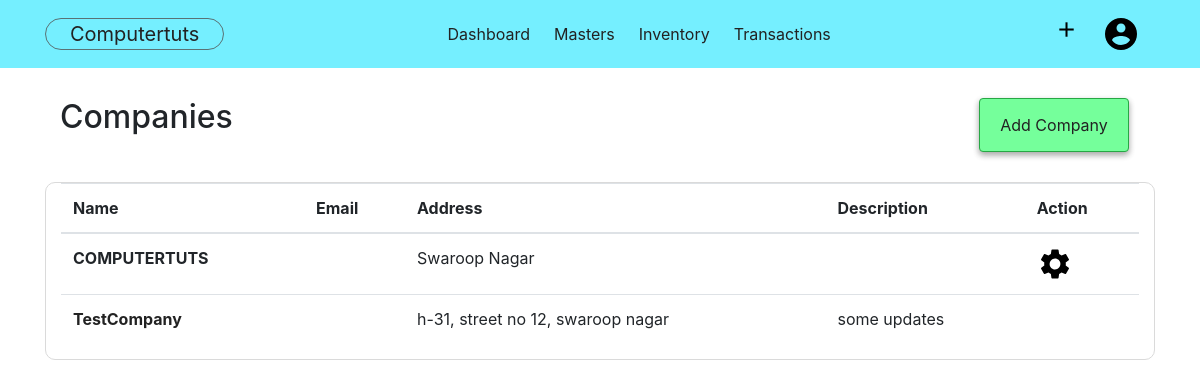
Page /company (signed in) on the earlier database version.
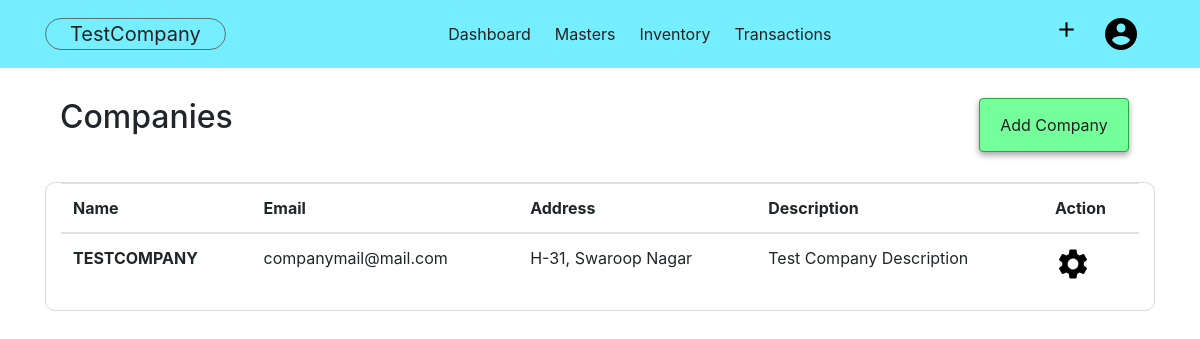
Same page on the later database version.
### acsystem/models.py (models this page shows)
class Company(db.Model):
    id = db.Column(db.Integer, primary_key=True)
    companyname = db.Column(db.String(80), unique=True, nullable=False)
    mailingname = db.Column(db.String(80), nullable = False)
    address = db.Column(db.String(100), nullable=False)
    country = db.Column(db.String(40), nullable=False)
    state = db.Column(db.String(40), nullable=False)
    pin = db.Column(db.Integer)
    email = db.Column(db.String(60))
    phoneno = db.Column(db.Integer)
    website = db.Column(db.String(60))
    datecreated = db.Column(db.DateTime, default = datetime.utcnow, nullable=False)
    financialyear = db.Column(db.DateTime, nullable=False)
    booksbegin = db.Column(db.DateTime, nullable=False)
    invoiceno = db.Column(db.Integer, default=0)
    gstno = db.Column(db.String(15))
    description = db.Column(db.Text)
    customers = db.relationship('Customer', backref='undercompany', lazy=True, cascade="all, delete-orphan")
    suppliers = db.relationship('Supplier', backref='undercompany', lazy=True, cascade="all, delete-orphan")
    groups = db.relationship('Group', backref='undercompany', lazy=True, cascade="all, delete-orphan")
    ledgers = db.relationship('Ledger', backref='undercompany', lazy=True, cascade="all, delete-orphan")
    productcategories = db.relationship('Productcategory', backref='undercompany', lazy=True, cascade="all, delete-orphan")
    products = db.relationship('Product', backref='undercompany', lazy=True, cascade="all, delete-orphan")
    units = db.relationship('Unit', backref='undercompany', lazy=True, cascade="all, delete-orphan")
    sale = db.relationship('Sales', backref='undercompany', lazy=True, cascade="all, delete-orphan")
    user_id = db.Column(db.Integer, db.ForeignKey('user.id', ondelete="CASCADE"), nullable=False)
    def __repr__(self):
        return f"Company('{self.companyname}', '{self.owner.first}')"

### acsystem/company/routes.py (the view)
@company.route("/company")
@login_required
def companies():
    companies = Company.query.filter_by(owner = current_user).order_by(Company.datecreated.desc())
    activecomp = Company.query.get(current_user.activecompany)
    return render_template("companytemplate/companies.html", title="Company", companies = companies, activecomp = activecomp)

### acsystem/models.py (called while the page is built)
@login_manager.user_loader
def load_user(user_id):
    return User.query.get(int(user_id))

### acsystem/templates/companytemplate/companies.html
{% extends "layout.html"%}
{% block content %}
<div class="container">
    <div class="container-fluid">
        <h2 class="float-left">Companies</h2>
        <ul class="nav justify-content-end">
            <li class="btn btn-success float-right">
                <a class="nav-link" href="{{ url_for('company.addcompany') }}">Add Company</a>
            </li>
        </ul>
    </div>
    <div class="container-fluid" style="border:1px solid rgb(218, 218, 218); border-radius:10px;">
        <table class="table table-hover">
            <thead>
                <tr>
                    <th scope="col">Name</th>
                    <th scope="col">Email</th>
                    <th scope="col">Address</th>
                    <th scope="col">Description</th>
                    <th scope="col">Action</th>
                </tr>
            </thead>
            <tbody>
                {% for company in companies %}
                <tr>
                    {% if company.id != activecomp.id %}
                    <th scope="row"> <a href="{{url_for('company.activatecompany', compid= company.id) }}"
                            style="color:rgb(41, 41, 41); display:block;">{{company.companyname }}</a> </th>
                    <td>{{ company.email }}</td>
                    <td>{{ company.address }}</td>
                    <td>{{ company.description }}</td>
                    <td></td>
                    {% else %}
                    <th scope="row" style="text-transform:uppercase;"> {{company.companyname }}</th>
                    <td>{{ company.email }}</td>
                    <td>{{ company.address }}</td>
                    <td>{{ company.description }}</td>
                    <td>
                        <a href="{{ url_for('company.showcompany', compid = company.id) }}">
                            <img src="{{ url_for('static',filename='images/setting.png') }}" alt="Setting">
                        </a>
                    </td>
                </tr>
                {% endif %}
                {% endfor %}
            </tbody>
        </table>
    </div>
</div>
{% endblock content %}

### acsystem/templates/layout.html (shortened to what this page needs)
{% extends "header.html" %}
{% block body %}
<nav class="navbar navbar-expand-lg">
    <div class="container">
        <ul class="navbar-nav">
            <li>
                {% if activecomp %}
                <a class="navbar-brand" href="{{ url_for('company.companies') }}">{{ activecomp.companyname }} </a>
                {% else %}
                <a class="navbar-brand" href="{{ url_for('company.companies') }}">Select Company </a>
                {% endif %}
            </li>
        </ul>
        <ul class="navbar-nav">
            <li class="nav-item">
                <a class="nav-link" href="{{ url_for('users.dashboard')}}">Dashboard</a>
            </li>
            <li class="nav-item dropdown">
                <a class="nav-link dropdown-toggle" href="#" id="drop1" data-toggle="dropdown">
                    Masters
                </a>
            </li>
            <li class="nav-item dropdown">
                <a class="nav-link dropdown-toggle" href="#" id="drop2" data-toggle="dropdown">
                    Inventory
                </a>
            </li>
            <li class="nav-item dropdown">
                <a class="nav-link dropdown-toggle" href="#" id="drop2" data-toggle="dropdown">
                    Transactions
                </a>
            </li>
        </ul>
        <ul class="navbar-nav">
            <li class="nav-item dropdown">
                <a class="nav-link dropdown-toggle" href="#" id="dropadd" data-toggle="dropdown">
                    <img src="{{url_for('static', filename='images/add.png')}}" alt="+" width="25px;"></a>
            </li>
            <li class="nav-item dropdown">
                <a class="nav-link dropdown-toggle" href="#" id="dropaccount" data-toggle="dropdown">
                    <img src="{{ url_for('static', filename='images/user.png')}}" alt="Account">
                </a>
            </li>
        </ul>
    </div>
</nav>
    {% block content%} {% endblock %}
{% endblock %}

### acsystem/templates/header.html (shortened to what this page needs)
<!DOCTYPE html>
<html lang="en">
<head>
    <link rel="stylesheet" href="{{url_for('static', filename='bootstrap.css')}}">
    <link rel="stylesheet" href="{{url_for('static', filename='main.css')}}">
    <link rel="stylesheet" href="{{url_for('static', filename='style.css')}}">
    <link rel="stylesheet" href="https:/cdnjs.cloudflare.com/ajax/libs/toastr.js/latest/toastr.min.css">
</head>
<body>
        {% block body%} {% endblock %}
</body>
</html>

### acsystem/static/main.css (style rules this page uses)
a { color: rgb(34, 34, 34) !important; }

### acsystem/static/style.css (style rules this page uses)
.btn { -webkit-box-shadow: 0 3px 6px rgba(0, 0, 0, 0.16), 0 3px 6px rgba(0, 0, 0, 0.23); box-shadow: 0 3px 6px rgba(0, 0, 0, 0.16), 0 3px 6px rgba(0, 0, 0, 0.23); }
.dropdown ::after { display: none !important; }
.navbar-brand { color: rgba(0, 0, 0, 0.822); border: 1px solid rgba(83, 83, 83, 0.8); border-radius: 30px; padding: 0 1.5rem; }
.nav-item { display: block; padding-right: .5rem; }
.navbar-nav { -webkit-box-orient: horizontal !important; -webkit-box-direction: normal !important; -ms-flex-direction: row !important; flex-direction: row !important; }
.nav-link { color: rgba(12, 12, 12, 0.76); padding: .5rem !important; }
.navbar { background-color: #75efff; }
.btn { margin: 0 .7rem; }
.btn-success { background-color: #75ff9b !important; }
.container-fluid { margin-top: 30px !important; }

Differences in the rows shown:
removed Company: companyname "Computertuts", companyname "COMPUTERTUTS", address "Swaroop Nagar"
changed Company "TestCompany": email (not shown) → "companymail@mail.com"; companyname "TestCompany" → "TESTCOMPANY"; address "h-31, street no 12, swaroop nagar" → "H-31, Swaroop Nagar"; description "some updates" → "Test Company Description"
Other differences:
{{ activecomp.companyname }}: "Computertuts" → "TestCompany"
